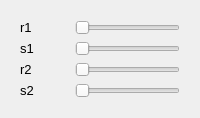
             <widget class="QWidget" name="page_7">
              <layout class="QHBoxLayout" name="horizontalLayout_4">
               <item>
                <widget class="QWidget" name="widget" native="true">
                 <property name="sizePolicy">
                  <sizepolicy hsizetype="Preferred" vsizetype="Preferred">
                   <horstretch>2</horstretch>
                   <verstretch>0</verstretch>
                  </sizepolicy>
                 </property>
                 <layout class="QVBoxLayout" name="verticalLayout_12">
                  <property name="rightMargin">
                   <number>1</number>
                  </property>
                  <item>
                   <widget class="QLabel" name="r1Label">
                    <property name="font">
                     <font>
                      <pointsize>10</pointsize>
                      <italic>false</italic>
                     </font>
                    </property>
                    <property name="text">
                     <string>r1</string>
                    </property>
                   </widget>
                  </item>
                  <item>
                   <widget class="QLabel" name="s1Label">
                    <property name="font">
                     <font>
                      <pointsize>10</pointsize>
                      <italic>false</italic>
                     </font>
                    </property>
                    <property name="text">
                     <string>s1</string>
                    </property>
                   </widget>
                  </item>
                  <item>
                   <widget class="QLabel" name="r2Label">
                    <property name="font">
                     <font>
                      <pointsize>10</pointsize>
                      <italic>false</italic>
                     </font>
                    </property>
                    <property name="text">
                     <string>r2</string>
                    </property>
                   </widget>
                  </item>
                  <item>
                   <widget class="QLabel" name="s2Label">
                    <property name="font">
                     <font>
                      <pointsize>10</pointsize>
                      <italic>false</italic>
                     </font>
                    </property>
                    <property name="text">
                     <string>s2</string>
                    </property>
                   </widget>
                  </item>
                 </layout>
                </widget>
               </item>
               <item>
                <widget class="QWidget" name="widget" native="true">
                 <property name="sizePolicy">
                  <sizepolicy hsizetype="Preferred" vsizetype="Preferred">
                   <horstretch>5</horstretch>
                   <verstretch>0</verstretch>
                  </sizepolicy>
                 </property>
                 <layout class="QVBoxLayout" name="verticalLayout_11">
                  <item>
                   <widget class="QSlider" name="r1">
                    <property name="font">
                     <font>
                      <pointsize>10</pointsize>
                      <italic>false</italic>
                     </font>
                    </property>
                    <property name="maximum">
                     <number>255</number>
                    </property>
                    <property name="orientation">
                     <enum>Qt::Horizontal</enum>
                    </property>
                   </widget>
                  </item>
                  <item>
                   <widget class="QSlider" name="s1">
                    <property name="font">
                     <font>
                      <pointsize>10</pointsize>
                      <italic>false</italic>
                     </font>
                    </property>
                    <property name="maximum">
                     <number>255</number>
                    </property>
                    <property name="orientation">
                     <enum>Qt::Horizontal</enum>
                    </property>
                   </widget>
                  </item>
                  <item>
                   <widget class="QSlider" name="r2">
                    <property name="font">
                     <font>
                      <pointsize>10</pointsize>
                      <italic>false</italic>
                     </font>
                    </property>
                    <property name="maximum">
                     <number>255</number>
                    </property>
                    <property name="orientation">
                     <enum>Qt::Horizontal</enum>
                    </property>
                   </widget>
                  </item>
                  <item>
                   <widget class="QSlider" name="s2">
                    <property name="font">
                     <font>
                      <pointsize>10</pointsize>
                      <italic>false</italic>
                     </font>
                    </property>
                    <property name="maximum">
                     <number>255</number>
                    </property>
                    <property name="orientation">
                     <enum>Qt::Horizontal</enum>
                    </property>
                   </widget>
                  </item>
                 </layout>
                </widget>
               </item>
              </layout>
             </widget>
